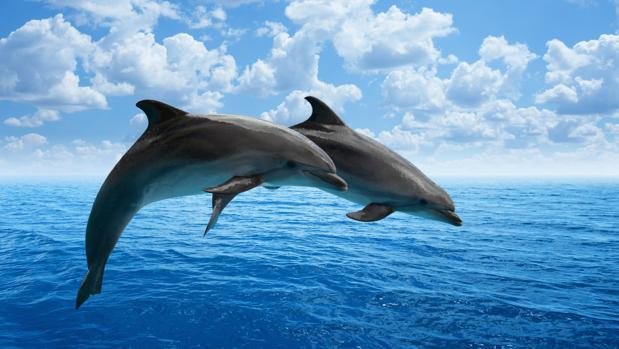
#> input picture 2/delfin.jpg, 619 x 349 px
$ python actividad2_ejercicio5.py
#> lines starting #> are read from the running program, lines starting #| are printed output that depends on the picture
#by Juan David Cuscagua López

from functools import total_ordering
from re import A
import numpy as np
import cv2
from math import floor

path = "delfin.jpg"

def loadImage (path):
#> called with path = 'delfin.jpg'
    imgColor = cv2.imread(path,1)
#> imgColor is the input picture: shape (349, 619, 3); mean B, G, R 192.1, 150.6, 98
    imgGray = cv2.imread(path,0)
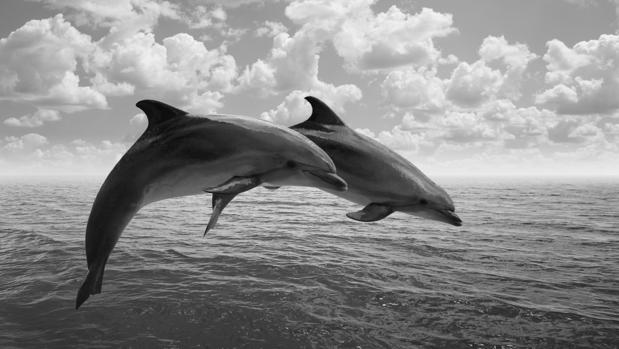
#> imgGray: shape (349, 619); min 0, max 251, mean 139.5
    return (imgColor, imgGray)

def showImg(nameWindow, matImage, t):
    cv2.imshow(nameWindow, matImage)
    cv2.waitKey(t)

def showImgW(nameWindow, matImage):
    cv2.imshow(nameWindow, matImage)

def nothing(x):
    pass

if __name__ == "__main__":
    imgColor, imgGray = loadImage(path)
    rows_size = len(imgColor)
#> rows_size = 349
    columns_size = len(imgColor[0])
#> columns_size = 619
    imgOriginal = np.array(imgColor)
    imgNew = np.array(imgOriginal)
    n = int(input('Ingrese el numero n: '))
#> the answer given: 3
    for i in range(n):
        for j in range(n):
            imgNew[floor(i*rows_size/n):,floor(j*columns_size/n):]=imgOriginal[floor(i*rows_size/n):,floor(j*columns_size/n):]
            if (j+i%3)%3 == 0:
                imgNew[floor(i*rows_size/n):,floor(j*columns_size/n):,1] = 0
                imgNew[floor(i*rows_size/n):,floor(j*columns_size/n):,2] = 0
            elif (j+i%3)%3 == 1:
                imgNew[floor(i*rows_size/n):,floor(j*columns_size/n):,0] = 0
                imgNew[floor(i*rows_size/n):,floor(j*columns_size/n):,2] = 0
            elif (j+i%3)%3 == 2:
                imgNew[floor(i*rows_size/n):,floor(j*columns_size/n):,0] = 0
                imgNew[floor(i*rows_size/n):,floor(j*columns_size/n):,1] = 0
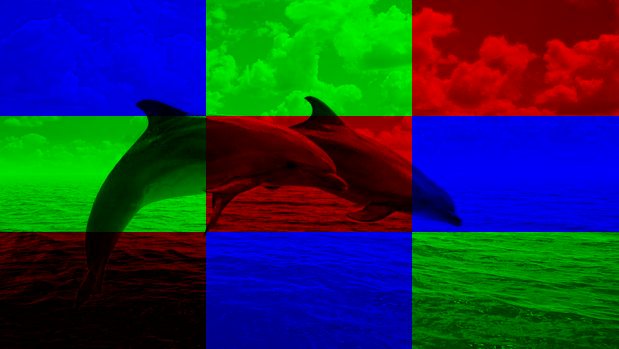
#> imgNew: shape (349, 619, 3); mean B, G, R 69.1, 50.4, 28.8
    while True:
        showImgW("imgOriginal", imgOriginal)
        showImgW("imgNew", imgNew)
        if (cv2.waitKey(1) & 0xFF == ord ('q')):
#> (key Esc is pressed here)
            break
